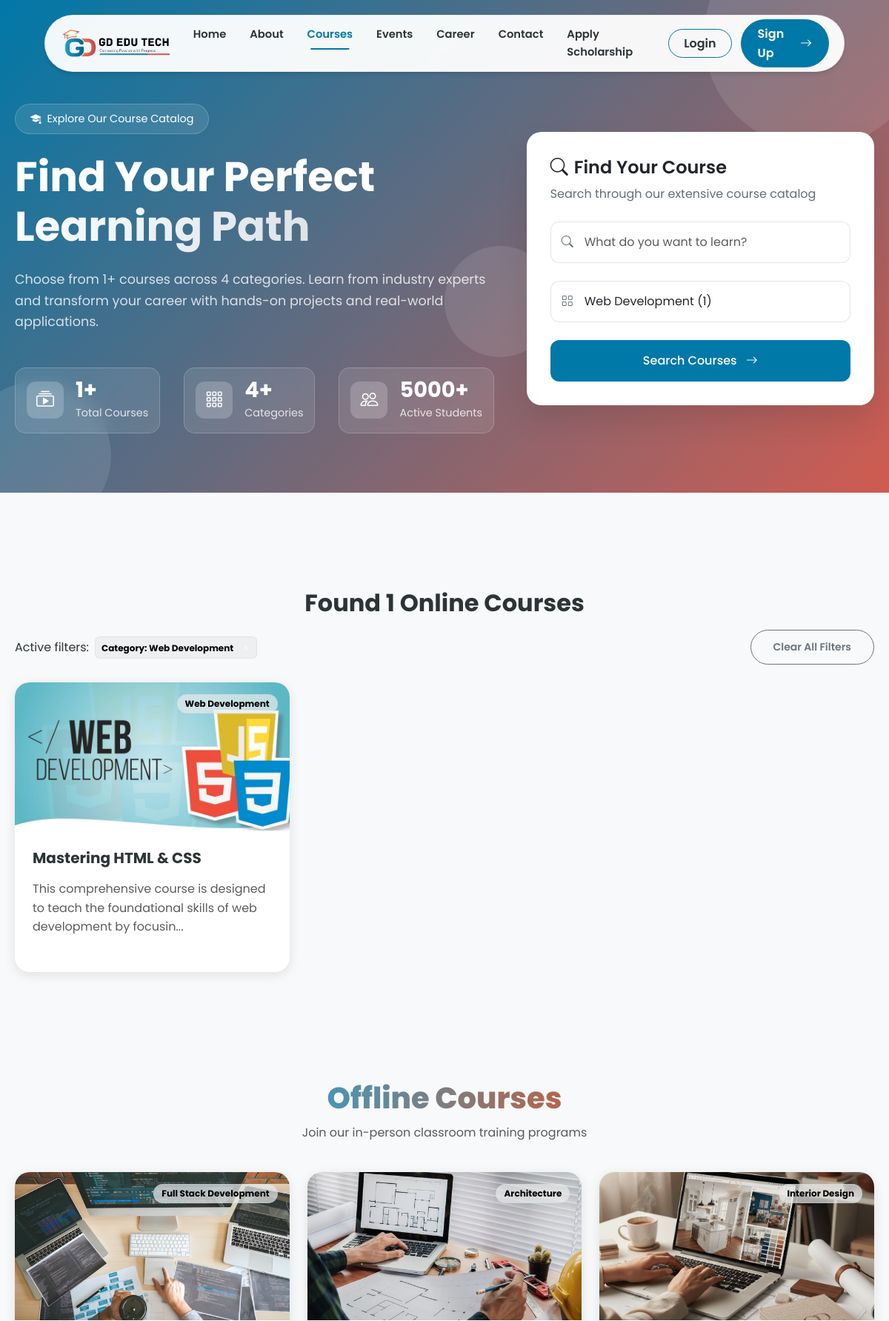
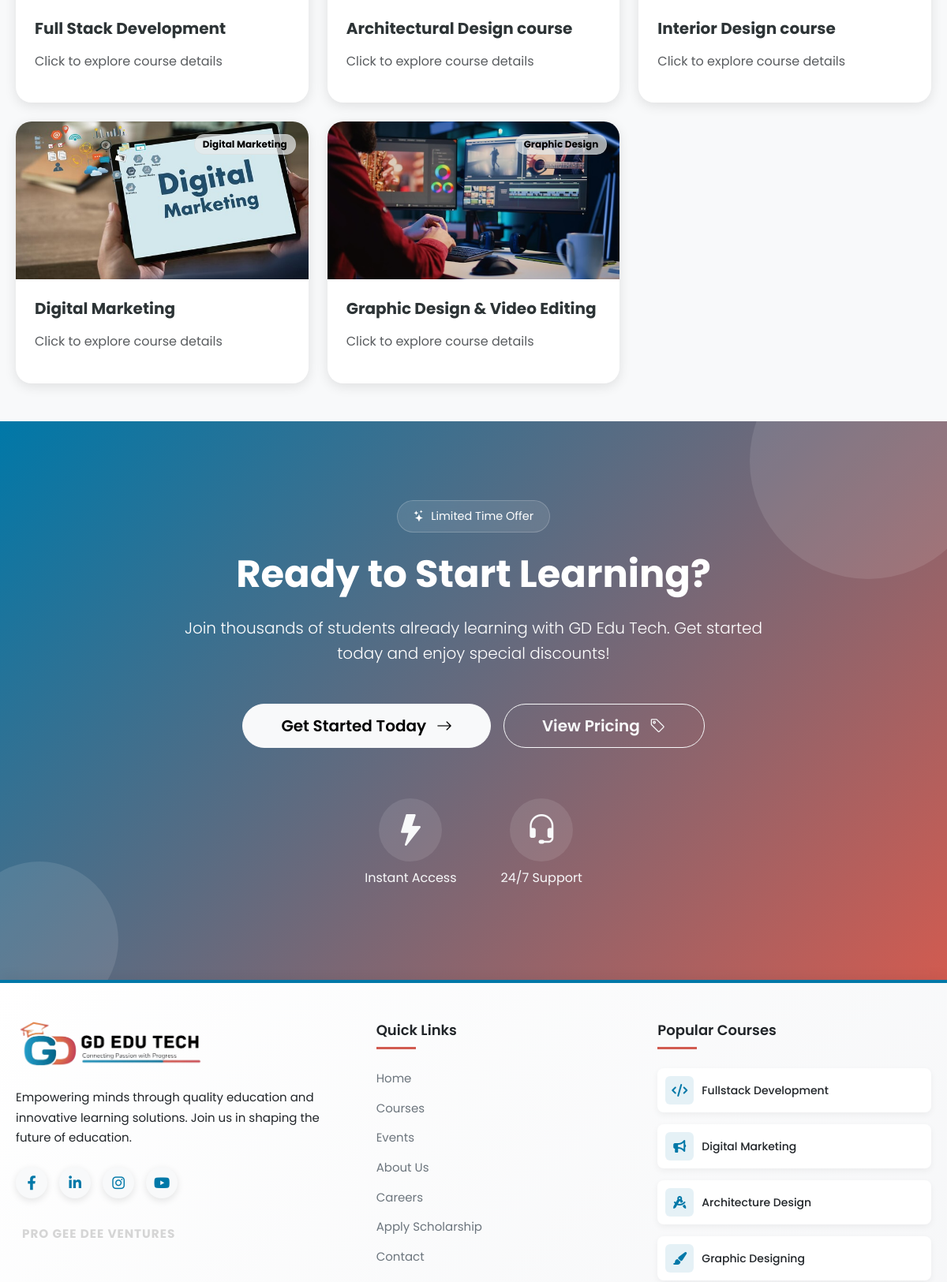
/courses.php?category=1 (upper part), run on the app's committed database (2 pictures, top to bottom).
### tables this page shows
CREATE TABLE `Categories` (
  `category_id` int(11) NOT NULL,
  `name` varchar(100) NOT NULL,
  `description` text DEFAULT NULL,
  `created_at` datetime DEFAULT current_timestamp(),
  `updated_at` datetime DEFAULT current_timestamp() ON UPDATE current_timestamp()
);

CREATE TABLE `Courses` (
  `course_id` int(11) NOT NULL,
  `title` varchar(150) NOT NULL,
  `description` text DEFAULT NULL,
  `thumbnail` varchar(255) DEFAULT NULL,
  `price` decimal(10,2) NOT NULL CHECK (`price` >= 0),
  `language` varchar(50) DEFAULT NULL,
  `level` enum('beginner','intermediate','advanced') NOT NULL,
  `created_by` int(11) NOT NULL,
  `date_created` datetime DEFAULT current_timestamp(),
  `category_id` int(11) DEFAULT NULL,
  `course_type` tinyint(1) DEFAULT 0,
  `status` enum('published','draft') DEFAULT 'published',
  `isPopular` varchar(50) DEFAULT NULL,
  `uploadedBy_id` int(11) DEFAULT NULL,
  `created_at` datetime DEFAULT current_timestamp(),
  `updated_at` datetime DEFAULT current_timestamp() ON UPDATE current_timestamp()
);

### courses.php (the view, shortened to what the rows shown need)
<?php
require_once './Configurations/config.php';
$page = isset($_GET['page']) ? (int)$_GET['page'] : 1;
$items_per_page = 9;
$offset = ($page - 1) * $items_per_page;
$category_filter = isset($_GET['category']) ? (int)$_GET['category'] : 0;
$category_condition = $category_filter > 0 ? "AND c.category_id = $category_filter" : "";
$search = isset($_GET['search']) ? $conn->real_escape_string($_GET['search']) : '';
$search_condition = !empty($search) ? "AND (c.title LIKE '%$search%' OR c.description LIKE '%$search%')" : "";
$count_query = "
    SELECT COUNT(*) as total
    FROM Courses c
    WHERE c.status = 'published'
    $category_condition
    $search_condition";
$total_courses = $conn->query($count_query)->fetch_assoc()['total'];
$courses_query = "
    SELECT c.*,
           cat.name as category_name,
           (SELECT COUNT(*) FROM Enrollments e WHERE e.course_id = c.course_id) as student_count
    FROM Courses c
    LEFT JOIN Categories cat ON c.category_id = cat.category_id
    WHERE c.status = 'published'
    $category_condition
    $search_condition
    ORDER BY c.created_at DESC
    LIMIT $offset, $items_per_page";
$courses = $conn->query($courses_query)->fetch_all(MYSQLI_ASSOC);
$categories_query = "
    SELECT c.*,
           (SELECT COUNT(*) FROM Courses WHERE category_id = c.category_id AND status = 'published') as course_count
    FROM Categories c
    ORDER BY c.name";
$categories = $conn->query($categories_query)->fetch_all(MYSQLI_ASSOC);
?>
<!DOCTYPE html>
<html lang="en">
<head>
    <link href="https://cdn.jsdelivr.net/npm/bootstrap@5.3.2/dist/css/bootstrap.min.css" rel="stylesheet">
    <link rel="stylesheet" href="https://cdn.jsdelivr.net/npm/bootstrap-icons@1.11.1/font/bootstrap-icons.css">
    <link rel="stylesheet" href="https://cdnjs.cloudflare.com/ajax/libs/font-awesome/6.4.0/css/all.min.css">
    <link rel="stylesheet" href="https://cdnjs.cloudflare.com/ajax/libs/aos/2.3.4/aos.css">
    <link rel="stylesheet" href="https://cdn.jsdelivr.net/npm/swiper@10/swiper-bundle.min.css">
    <link rel="stylesheet" href="./css/style.css">
</head>
<body>
    <section class="course-header">
        <div class="container">
            <div class="row align-items-center">
                <div class="col-lg-7" data-aos="fade-right" data-aos-duration="1000">
                    <div class="header-content">
                        <h1 class="header-title" data-aos="fade-up" data-aos-delay="400">
                            Find Your Perfect <span class="highlight">Learning Path</span>
                        </h1>
                    </div>
                </div>
            </div>
        </div>
    </section>
    <section class="py-5 my-5">
        <div class="container">
            <div class="row mb-4" style="text-align:center;">
                <div class="col-12">
                    <h2 data-aos="fade-up">Found <?php echo $total_courses; ?> Online  Courses</h2>
                    <?php if (!empty($search) || $category_filter > 0): ?>
                        <div class="d-flex align-items-center mt-3">
                            <span class="me-2">Active filters:</span>
                            <?php if ($category_filter > 0):
                                $filtered_category = array_filter($categories, function($c) use ($category_filter) {
                                    return $c['category_id'] == $category_filter;
                                });
                                $filtered_category = reset($filtered_category);
                            ?>
                                <span class="badge bg-primary me-2 p-2">
                                    Category: <?php echo htmlspecialchars($filtered_category['name']); ?>
                                    <a href="?<?php echo !empty($search) ? 'search=' . htmlspecialchars($search) : ''; ?>" class="text-white ms-2" style="text-decoration: none;">
                                        <i class="bi bi-x"></i>
                                    </a>
                                </span>
                            <?php endif; ?>
                            <a href="courses.php" class="btn btn-sm btn-outline-secondary ms-auto">Clear All Filters</a>
                        </div>
                    <?php endif; ?>
                </div>
            </div>
            <div class="row g-4">
                <?php if (empty($courses)): ?>
                    <div class="col-12 text-center py-5">
                        <div data-aos="fade-up">
                            <i class="bi bi-search fs-1 text-muted"></i>
                            <h3 class="mt-3">No courses found</h3>
                            <p class="text-muted">Try adjusting your search or filter criteria</p>
                            <a href="courses.php" class="btn btn-primary mt-3">View All Courses</a>
                        </div>
                    </div>
                <?php else: ?>
                    <?php foreach ($courses as $index => $course): ?>
                        <div class="col-lg-4 col-md-6" data-aos="fade-up" data-aos-delay="<?php echo ($index % 3) * 100; ?>">
                            <a href="./studentPanel/MyCourses/course.php?id=<?php echo $course['course_id']; ?>" class="text-decoration-none">
                                <div class="premium-card h-100 course-card">
                                    <div class="position-relative">
                                        <img src="./uploads/course_uploads/thumbnails/<?php echo htmlspecialchars($course['thumbnail']); ?>"
                                            class="card-img-top" alt="<?php echo htmlspecialchars($course['title']); ?>"
                                            style="height: 200px; object-fit: cover;">
                                        <span class="badge bg-primary position-absolute top-0 end-0 m-3">
                                            <?php echo htmlspecialchars($course['category_name']); ?>
                                        </span>
                                    </div>
                                    <div class="card-body p-4">
                                        <h5 class="card-title mb-3"><?php echo htmlspecialchars($course['title']); ?></h5>
                                        <p class="card-text text-muted mb-4">
                                            <?php echo substr(htmlspecialchars($course['description']), 0, 100) . '...'; ?>
                                        </p>
                                    </div>
                                </div>
                            </a>
                        </div>
                    <?php endforeach; ?>
                <?php endif; ?>
            </div>
        </div>
    </section>
<section class="py-5 bg-light">
    <div class="container">
        <div class="row mb-4">
            <div class="col-lg-8 mx-auto text-center">
                <h2 class="section-title">Offline Courses</h2>
            </div>
        </div>
    </div>
</section>
    <section class="cta-section" data-aos="fade-up">
        <div class="container">
            <div class="row align-items-center">
                <div class="col-lg-8 mx-auto text-center">
                    <h2 class="display-5 fw-bold mb-4" data-aos="fade-up" data-aos-delay="400">Ready to Start Learning?</h2>
                </div>
            </div>
        </div>
    </section>
    <?php include 'footer.php'; ?>
</body>
</html>

### data on the page
categories: name "Web Development"
courses: thumbnail (picture), category.name "Web Development", title "Mastering HTML & CSS", description "This comprehensive course is designed to teach the foundational skills of web development by focusin"

### other printed values
$total_courses "1"
count($categories) "4"
form field category "Web Development (1)"
